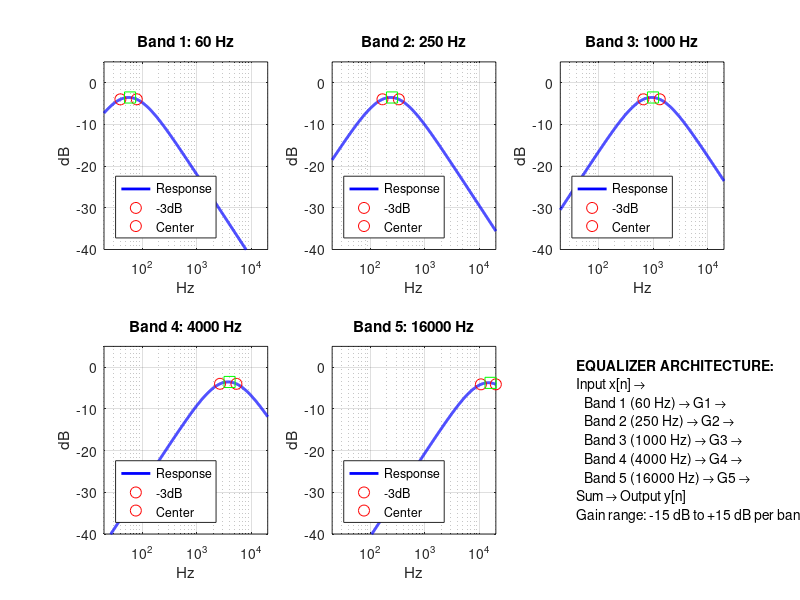

The MATLAB source for this figure: (Note: this script raises an error after producing the figure.)
clear all; close all; clc

%% Task 1: 5-Band Equalizer Design
fs = 44100; dt = 1/fs;
center_freqs = [60, 250, 1000, 4000, 16000];
Q = 1.5; bandwidths = center_freqs / Q;
R = 1000; 

% Initialize filters struct
filters = struct('center', cell(1,5), 'f_low', cell(1,5), 'f_high', cell(1,5), ...
    'alpha_hp', cell(1,5), 'alpha_lp', cell(1,5), 'C_hp', cell(1,5), 'C_lp', cell(1,5));

fprintf('5-BAND EQUALIZER DESIGN \nBand\tCenter\tBW\tRange\n');
for i = 1:5
    f_low = max(20, center_freqs(i) - bandwidths(i)/2);
    f_high = min(20000, center_freqs(i) + bandwidths(i)/2);
    fprintf('Band %d\t%.0f\t%.0f\t%.0f-%.0f\n', i, center_freqs(i), bandwidths(i), f_low, f_high);
    
    % Calculate filter parameters
    C_hp = 1/(2*pi*f_low*R); tau_hp = R*C_hp; alpha_hp = dt/tau_hp;
    C_lp = 1/(2*pi*f_high*R); tau_lp = R*C_lp; alpha_lp = dt/tau_lp;
    
    filters(i).center = center_freqs(i);
    filters(i).f_low = f_low;
    filters(i).f_high = f_high;
    filters(i).alpha_hp = alpha_hp;
    filters(i).alpha_lp = alpha_lp;
    filters(i).C_hp = C_hp;
    filters(i).C_lp = C_lp;
end

%% Frequency Response Analysis
f_axis = logspace(log10(20), log10(20000), 1000);
H_bands = zeros(5, length(f_axis));
figure('Position', [100, 100, 1200, 500]);

for i = 1:5
    f_low = filters(i).f_low; f_high = filters(i).f_high;
    tau_hp = R*filters(i).C_hp; tau_lp = R*filters(i).C_lp;
    
    s = 1j*2*pi*f_axis;
    H_hp = s./(s + 1/tau_hp);
    H_lp = (1/tau_lp)./(s + 1/tau_lp);
    H_bands(i,:) = H_hp .* H_lp;
    
    subplot(2,3,i);
    semilogx(f_axis, 20*log10(abs(H_bands(i,:)) + eps), 'b', 'LineWidth', 2); hold on;
    
    % Mark -3dB points and center
    [~, idx_low] = min(abs(f_axis - f_low));
    [~, idx_high] = min(abs(f_axis - f_high));
    [~, idx_center] = min(abs(f_axis - center_freqs(i)));
    
    plot(f_axis(idx_low), 20*log10(abs(H_bands(i,idx_low))), 'ro', 'MarkerSize', 8);
    plot(f_axis(idx_high), 20*log10(abs(H_bands(i,idx_high))), 'ro', 'MarkerSize', 8);
    plot(center_freqs(i), 20*log10(abs(H_bands(i,idx_center))), 'gs', 'MarkerSize', 8);
    
    xlabel('Hz'); ylabel('dB'); title(sprintf('Band %d: %.0f Hz', i, center_freqs(i)));
    grid on; xlim([20,20000]); ylim([-40,5]);
    legend('Response','-3dB','Center','Location','southwest');
end

% Architecture diagram
subplot(2,3,6); axis off;
text(0.1,0.9,'EQUALIZER ARCHITECTURE:','FontWeight','bold');
text(0.1,0.8,'Input x[n] →');
for i = 1:5
    text(0.15,0.8-i*0.1, sprintf('Band %d (%.0f Hz) → G%d →', i, center_freqs(i), i));
end
text(0.1,0.2,'Sum → Output y[n]'); 
text(0.1,0.1,'Gain range: -15 dB to +15 dB per band');

f_axis = logspace(log10(20), log10(20000), 1000);
figure('Position', [100, 100, 1400, 800]);
for i = 1:5
    f_low = filters(i).f_low;
    f_high = filters(i).f_high;
    % Create continuous-time transfer function
    % Bandpass = HPF * LPF
    % HPF: s/(s+ω_low) where ω_low = 2πf_low
    % LPF: ω_high/(s+ω_high) where ω_high = 2πf_high
    % Using s-domain representation
    w_low = 2*pi*f_low;
    w_high = 2*pi*f_high;
    % Transfer function: H(s) = [s/(s+w_low)] * [w_high/(s+w_high)]
    % Multiply out: H(s) = (s*w_high) / (s^2 + (w_low+w_high)s + w_low*w_high)
    b = [w_high, 0];  % Numerator: s*w_high
    a = [1, w_low+w_high, w_low*w_high];  % Denominator
    % Frequency response using freqs (continuous-time)
    [H, w] = freqs(b, a, 2*pi*f_axis);
    mag = abs(H);
    phase = angle(H) * 180/pi;
    
    % Plot magnitude
    subplot(5, 2, 2*i-1);
    semilogx(f_axis, 20*log10(mag + eps), 'b', 'LineWidth', 2);
    title(sprintf('Band %d (%.0f Hz) - Magnitude', i, center_freqs(i)));
    xlabel('Frequency (Hz)'); ylabel('Magnitude (dB)');
    grid on; xlim([20, 20000]); ylim([-40, 5]);
    
    % Plot phase
    subplot(5, 2, 2*i);
    semilogx(f_axis, phase, 'r', 'LineWidth', 2);
    title(sprintf('Band %d (%.0f Hz) - Phase', i, center_freqs(i)));
    xlabel('Frequency (Hz)'); ylabel('Phase (degrees)');
    grid on; xlim([20, 20000]);
end

% Figure 3: Impulse responses using lsim
figure('Position', [100, 100, 1200, 600]);

for i = 1:5
    % Get filter parameters
    f_low = filters(i).f_low;
    f_high = filters(i).f_high;
    w_low = 2*pi*f_low;
    w_high = 2*pi*f_high;
    b = [w_high, 0];
    a = [1, w_low+w_high, w_low*w_high];
    
    % Impulse response using lsim
    t = 0:1/fs:0.01;  % 10ms impulse response
    impulse = [1; zeros(length(t)-1, 1)];
    [h, t_out] = lsim(tf(b, a), impulse, t);
    
    subplot(2,3,i);
    plot(t_out*1000, h, 'LineWidth', 2);
    title(sprintf('Band %d (%.0f Hz) Impulse Response', i, center_freqs(i)));
    xlabel('Time (ms)'); ylabel('Amplitude');
    grid on;
    xlim([0, 10]);
end
%% Equalizer Processing Function
function y = process_eq(x, filters, gains_db, fs)
    % Process input through 5-band equalizer
    % x: input signal
    % filters: filter parameters struct
    % gains_db: 5-element vector of gains in dB
    % fs: sampling rate
    
    dt = 1/fs; 
    y = zeros(size(x));
    
    for b = 1:5
        % Convert dB gain to linear
        g = 10^(gains_db(b)/20);
        
        % Get filter coefficients (adaptive to fs)
        alpha_hp = min(dt / (filters(b).C_hp * 1000), 0.99);
        alpha_lp = min(dt / (filters(b).C_lp * 1000), 0.99);
        
       % High-pass filter
        y_hp = zeros(size(x));
        y_hp(1) = x(1);

        for n = 1:length(x)-1
            y_hp(n+1) = (1 - alpha_hp)*y_hp(n) + alpha_hp*(x(n+1) - x(n));
        end
        
        % Low-pass filter
        y_band = zeros(size(x)); 
        y_band(1) = y_hp(1);
        for n = 1:length(x)-1
            y_band(n+1) = (1 - alpha_lp)*y_band(n) + alpha_lp*y_hp(n);
        end
        
        % Apply gain and add to output
        y = y + g * y_band;
    end
    
    % Prevent clipping
    if max(abs(y)) > 1
        y = 0.95 * y / max(abs(y));
    end
end

%% Task 2: Audio Presets

% Gains in dB for each band: [60Hz, 250Hz, 1kHz, 4kHz, 16kHz]
% Linear: gain = 10^dB/20, gain_linear = db2mag(gain_dB)

% Treble Boost: [0 0 3 6 9];
preset.treble = [0 0 1.2589 1.9953 2.8184];

% Bass Boost: [9 6 0 -3 -6];
preset.bass = [2.8184 1.9953 0 0.7079 0.5012];

% Unity: [0 0 0 0 0];
preset.unity = [1 1 1 1 1];

fprintf('\n Preset Gain Settings (dB)\n');
fprintf('Treble Boost: [%d %d %d %d %d]\n', preset.treble);
fprintf('Bass Boost:   [%d %d %d %d %d]\n', preset.bass);
fprintf('Unity:        [%d %d %d %d %d]\n', preset.unity);

presets_db = {
    'Treble Boost', [0, 0, 3, 6, 9];
    'Bass Boost',   [9, 6, 0, -3, -6];
    'Unity',        [0, 0, 0, 0, 0]
};

f_axis = logspace(log10(20), log10(20000), 1000);
figure('Position', [100, 100, 1200, 800]);

for p = 1:3
    preset_name = presets_db{p,1};
    gains_db = presets_db{p,2};
    gains_linear = 10.^(gains_db/20);
    
    % Calculate total frequency response
    H_total = zeros(size(f_axis));
    
    for b = 1:5
        % Get band transfer function
        f_low = filters(b).f_low;
        f_high = filters(b).f_high;
        w_low = 2*pi*f_low;
        w_high = 2*pi*f_high;
        
        % Bandpass = HPF * LPF
        b_coeff = [w_high, 0];
        a_coeff = [1, w_low+w_high, w_low*w_high];
        
        % Get frequency response
        [H_band, ~] = freqs(b_coeff, a_coeff, 2*pi*f_axis);
        
        % Add weighted contribution
        H_total = H_total + gains_linear(b) * H_band;
    end
    
    % Plot magnitude response
    subplot(2,2,1);
    semilogx(f_axis, 20*log10(abs(H_total) + eps), 'LineWidth', 2);
    hold on;
    title('Overall Magnitude Response');
    xlabel('Frequency (Hz)'); ylabel('Magnitude (dB)');
    grid on; xlim([20, 20000]);
    
    % Plot phase response
    subplot(2,2,2);
    semilogx(f_axis, unwrap(angle(H_total))*180/pi, 'LineWidth', 2);
    hold on;
    title('Overall Phase Response');
    xlabel('Frequency (Hz)'); ylabel('Phase (degrees)');
    grid on; xlim([20, 20000]);
end

subplot(2,2,1); legend('Treble', 'Bass', 'Unity', 'Location', 'best');
subplot(2,2,2); legend('Treble', 'Bass', 'Unity', 'Location', 'best');


%% Task 3: Process signals
% Load Giant Steps audio
[x_giant, ~] = audioread('Giant Steps Bass Cut.wav');

% Load Space Station audio
[x_space, fs] = audioread('Space Station - Treble Cut.wav');

% Convert stereo to mono if needed
if size(x_giant,2) > 1
    x_giant = mean(x_giant,2);
end

if size(x_space,2) > 1
    x_space = mean(x_space,2);
end

% Apply equalizer presets to Giant Steps
y_giant_treble = process_eq(x_giant, filters, preset.treble, fs);
y_giant_bass = process_eq(x_giant, filters, preset.bass, fs);
y_giant_unity = process_eq(x_giant, filters, preset.unity, fs);


% Apply equalizer presets to Space Station
y_space_treble = process_eq(x_space, filters, preset.treble, fs);
y_space_bass = process_eq(x_space, filters, preset.bass, fs);
y_space_unity = process_eq(x_space, filters, preset.unity, fs);

% Save audio
audiowrite('giant_treble.wav', y_giant_treble, fs);
audiowrite('giant_bass.wav', y_giant_bass, fs);
audiowrite('giant_unity.wav', y_giant_unity, fs);

audiowrite('space_treble.wav', y_space_treble, fs);
audiowrite('space_bass.wav', y_space_bass, fs);
audiowrite('space_unity.wav', y_space_unity, fs);

fprintf('\nProcessed audio files saved\n');
%% Task 4: Bird Vocalization Enhancement

[x_bird, fs_bird] = audioread('SNR Recording 2026-02-15 08_58.wav'); 
if size(x_bird,2) > 1
    x_bird = mean(x_bird,2);
end

wind_footstep_leaf = [-25, -25, -15, -6, 0]; 


y_clean = process_eq(x_bird, filters, wind_footstep_leaf, fs_bird);
y_clean_boosted = y_clean * 3;

fprintf('PLAYING ORIGINAL (with wind, footsteps, leaf rustle)');
 sound(x_bird, fs_bird);


 pause(length(x_bird)/fs_bird + 1);

% Play cleaned version
fprintf('PLAYING CLEANED VERSION (noise reduced)');
 sound(y_clean_boosted, fs_bird);

%% i. & iii. Best spectrogram parameters
figure('Position', [100, 100, 1400, 600]);

% Try different window sizes
subplot(1,3,1);
spectrogram(y_clean, 256, 128, 256, fs_bird, 'yaxis');
title('Window=256 (good time detail)'); ylim([0,10]);

subplot(1,3,2);
spectrogram(y_clean, 512, 256, 512, fs_bird, 'yaxis');
title('Window=512 (balanced)'); ylim([0,10]);

subplot(1,3,3);
spectrogram(y_clean, 1024, 512, 1024, fs_bird, 'yaxis');
title('Window=1024 (good frequency detail)'); ylim([0,10]);
sgtitle('Spectrogram Parameter Comparison');

fprintf('\nBest parameters: Window=512, Overlap=256, Freq range 0-10kHz\n');

%% ii. Count distinct vocalizations
figure;
spectrogram(y_clean, 512, 256, 512, fs_bird, 'yaxis');
title('Count Distinct Bird Calls'); ylim([0,10]); colorbar;
xt = get(gca, 'XTick'); set(gca, 'XTickLabel', xt/60);
xlabel('Time (minutes)');
fprintf('\nIsolating specific birds:\n');

% Blue Jay (boost 4kHz)
bluejay_eq = [-20, -18, -12, +6, +3];
y_bluejay = process_eq(x_bird, filters, bluejay_eq, fs_bird);
fprintf('- Blue Jay: Boost 4kHz\n');

% Carolina Wren (boost highs)
wren_eq = [-20, -18, -6, +9, +6];
y_wren = process_eq(x_bird, filters, wren_eq, fs_bird);
fprintf('- Carolina Wren: Boost 4-16kHz\n');

% Northern Cardinal (boost mids)
cardinal_eq = [-20, -15, +3, +6, 0];
y_cardinal = process_eq(x_bird, filters, cardinal_eq, fs_bird);
fprintf('- Northern Cardinal: Boost 1-4kHz\n');

%% Show isolation
figure('Position', [100, 100, 1400, 800]);

subplot(2,2,1);
spectrogram(y_clean(25*fs_bird:35*fs_bird), 512, 256, 512, fs_bird, 'yaxis');
title('Original Cleaned (25-35s)'); ylim([0,10]);

subplot(2,2,2);
spectrogram(y_bluejay(25*fs_bird:35*fs_bird), 512, 256, 512, fs_bird, 'yaxis');
title('Blue Jay Isolated'); ylim([0,10]);

subplot(2,2,3);
spectrogram(y_wren(40*fs_bird:50*fs_bird), 512, 256, 512, fs_bird, 'yaxis');
title('Carolina Wren Isolated'); ylim([0,10]);

subplot(2,2,4);
spectrogram(y_cardinal(15*fs_bird:25*fs_bird), 512, 256, 512, fs_bird, 'yaxis');
title('Northern Cardinal Isolated'); ylim([0,10]);
